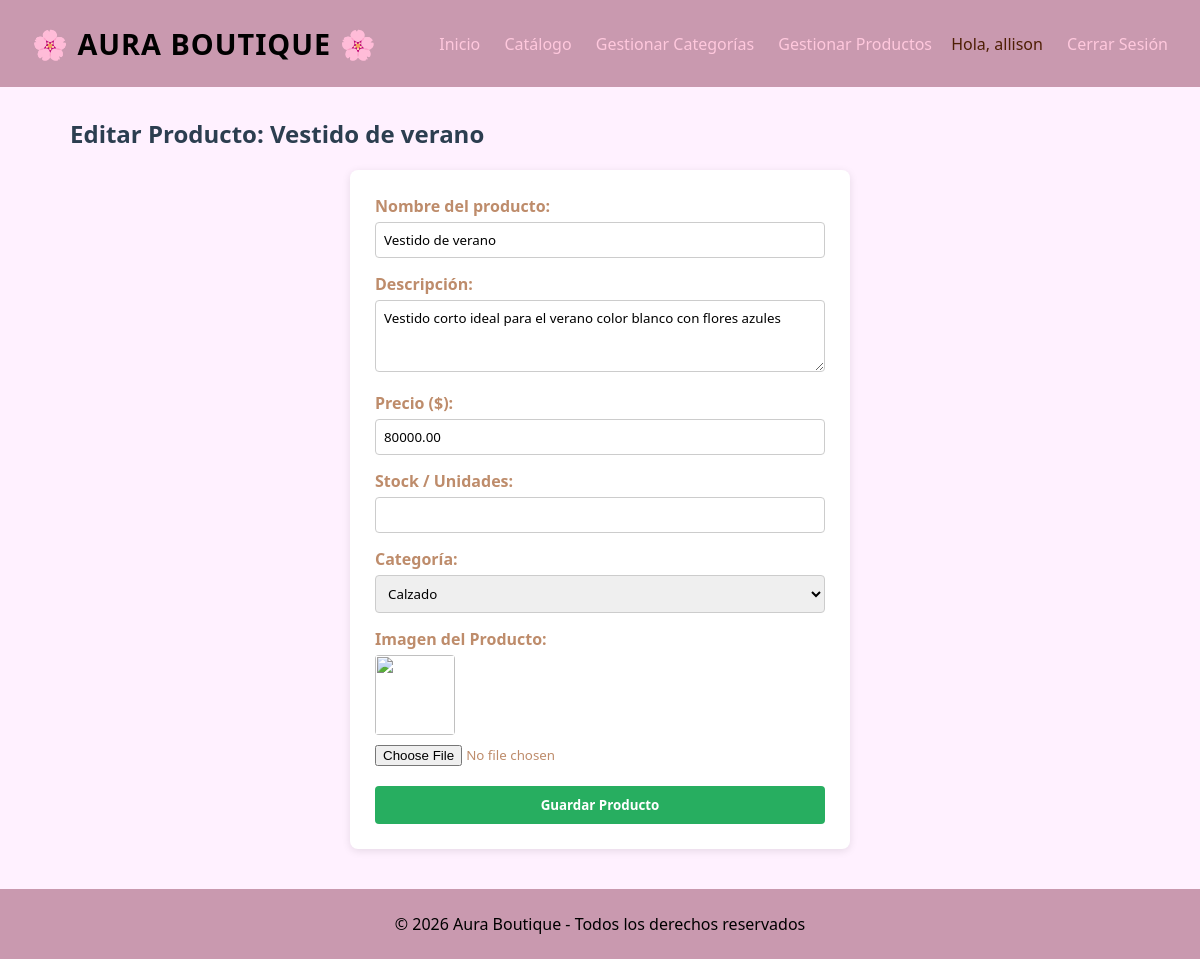
The app's page /Producto/editar&id=10 (signed in) with its own data.
### tables this page shows
CREATE TABLE `productos` (
  `id_producto` int(10) UNSIGNED NOT NULL,
  `id_categoria` int(10) UNSIGNED NOT NULL,
  `nombre` varchar(150) NOT NULL,
  `descripcion` text DEFAULT NULL,
  `precio` decimal(10,2) NOT NULL,
  `imagen` varchar(255) DEFAULT NULL,
  `estado` enum('activo','inactivo') NOT NULL DEFAULT 'activo',
  `fecha_creacion` timestamp NOT NULL DEFAULT current_timestamp(),
  `fecha_actualizacion` timestamp NOT NULL DEFAULT current_timestamp() ON UPDATE current_timestamp()
);

### config/db.php (called while the page is built)
<?php
class Database {
    public static function connect() {
        $db = new mysqli('localhost', 'root', '', 'aura_boutique');
        $db->query("SET NAMES 'utf8'");
        return $db;
    }
}

### models/producto.php (called while the page is built, shortened)
<?php
class Producto {
    private $id;
    private $db;
    public function __construct() {
        $this->db = Database::connect();
    }
    public function getId() {
        return $this->id;
    }
    public function setId($id) {
        $this->id = $id;
    }
    public function getOne() {
        $producto = $this->db->query("SELECT * FROM productos WHERE id_producto = {$this->getId()};");
        return $producto->fetch_object();
    }
}

### models/categoria.php (called while the page is built, shortened)
<?php
require_once 'config/db.php';
class Categoria {
    private $db;
    public function __construct() {
        $this->db = Database::connect();
    }
    public function getAll() {
        $categorias = $this->db->query("SELECT * FROM categorias ORDER BY id_categoria DESC;");
        return $categorias;
    }
}

### views/producto/crear.php (the view)
<?php if(isset($edit) && isset($pro) && is_object($pro)): ?>
    <h2 style="margin-bottom: 20px; color: #2c3e50;">Editar Producto: <?= $pro->nombre ?></h2>
    <?php $url_action = base_url . "Producto/save&id=" . $pro->id_producto; ?>
<?php else: ?>
    <h2 style="margin-bottom: 20px; color: #2c3e50;">Crear Nuevo Producto</h2>
    <?php $url_action = base_url . "Producto/save"; ?>
<?php endif; ?>
<div style="max-width: 500px; margin: 0 auto; background: white; padding: 25px; border-radius: 8px; box-shadow: 0 2px 8px rgba(0,0,0,0.1);">
    <form action="<?=$url_action?>" method="POST" enctype="multipart/form-data">
        <div style="margin-bottom: 15px;">
            <label style="display: block; margin-bottom: 5px; font-weight: bold;">Nombre del producto:</label>
            <input type="text" name="nombre" value="<?= isset($pro) && is_object($pro) ? $pro->nombre : ''; ?>" required style="width: 100%; padding: 8px; border: 1px solid #ccc; border-radius: 4px;">
        </div>
        <div style="margin-bottom: 15px;">
            <label style="display: block; margin-bottom: 5px; font-weight: bold;">Descripción:</label>
            <textarea name="descripcion" rows="3" style="width: 100%; padding: 8px; border: 1px solid #ccc; border-radius: 4px;"><?= isset($pro) && is_object($pro) ? $pro->descripcion : ''; ?></textarea>
        </div>
        <div style="margin-bottom: 15px;">
            <label style="display: block; margin-bottom: 5px; font-weight: bold;">Precio ($):</label>
            <input type="number" step="0.01" name="precio" value="<?= isset($pro) && is_object($pro) ? $pro->precio : ''; ?>" required style="width: 100%; padding: 8px; border: 1px solid #ccc; border-radius: 4px;">
        </div>
        <div style="margin-bottom: 15px;">
            <label style="display: block; margin-bottom: 5px; font-weight: bold;">Stock / Unidades:</label>
            <input type="number" name="stock" value="<?= isset($pro) && is_object($pro) ? $pro->stock : ''; ?>" required style="width: 100%; padding: 8px; border: 1px solid #ccc; border-radius: 4px;">
        </div>
        <div style="margin-bottom: 15px;">
            <label style="display: block; margin-bottom: 5px; font-weight: bold;">Categoría:</label>
            <?php
                require_once 'models/categoria.php';
                $cat_model = new Categoria();
                $categorias_lista = $cat_model->getAll();
            ?>
            <select name="categoria" required style="width: 100%; padding: 8px; border: 1px solid #ccc; border-radius: 4px;">
                <?php while($cat = $categorias_lista->fetch_object()): ?>
                    <option value="<?= $cat->id_categoria ?>" <?= isset($pro) && is_object($pro) && $cat->id_categoria == $pro->categoria_id ? 'selected' : ''; ?>>
                        <?= $cat->nombre ?>
                    </option>
                <?php endwhile; ?>
            </select>
        </div>
        <div style="margin-bottom: 20px;">
            <label style="display: block; margin-bottom: 5px; font-weight: bold;">Imagen del Producto:</label>
            <?php if(isset($pro) && is_object($pro) && !empty($pro->imagen)): ?>
                <img src="/aura-boutique/uploads/images/<?=$pro->imagen?>" style="width: 80px; height: 80px; object-fit: cover; display: block; margin-bottom: 8px; border-radius: 4px;">
            <?php endif; ?>
            <input type="file" name="imagen" accept="image/*" style="width: 100%;">
        </div>
        <button type="submit" style="background: #27ae60; color: white; padding: 10px 15px; border: none; border-radius: 4px; font-weight: bold; cursor: pointer; width: 100%;">Guardar Producto</button>
    </form>
</div>

### views/layout/header.php (style rules this page uses)
* { box-sizing: border-box; margin: 0; padding: 0; font-family: 'Segoe UI', Tahoma, Geneva, Verdana, sans-serif; }
body { background-color: #fff1ff; color: #be8c6b; }

### records on screen
productos: nombre "Vestido de verano", descripcion "Vestido corto ideal para el verano color blanco con flores azules", precio "80000.00"

### other values on screen
$_SESSION['identity']->nombres "allison"
form field categoria "Calzado"
